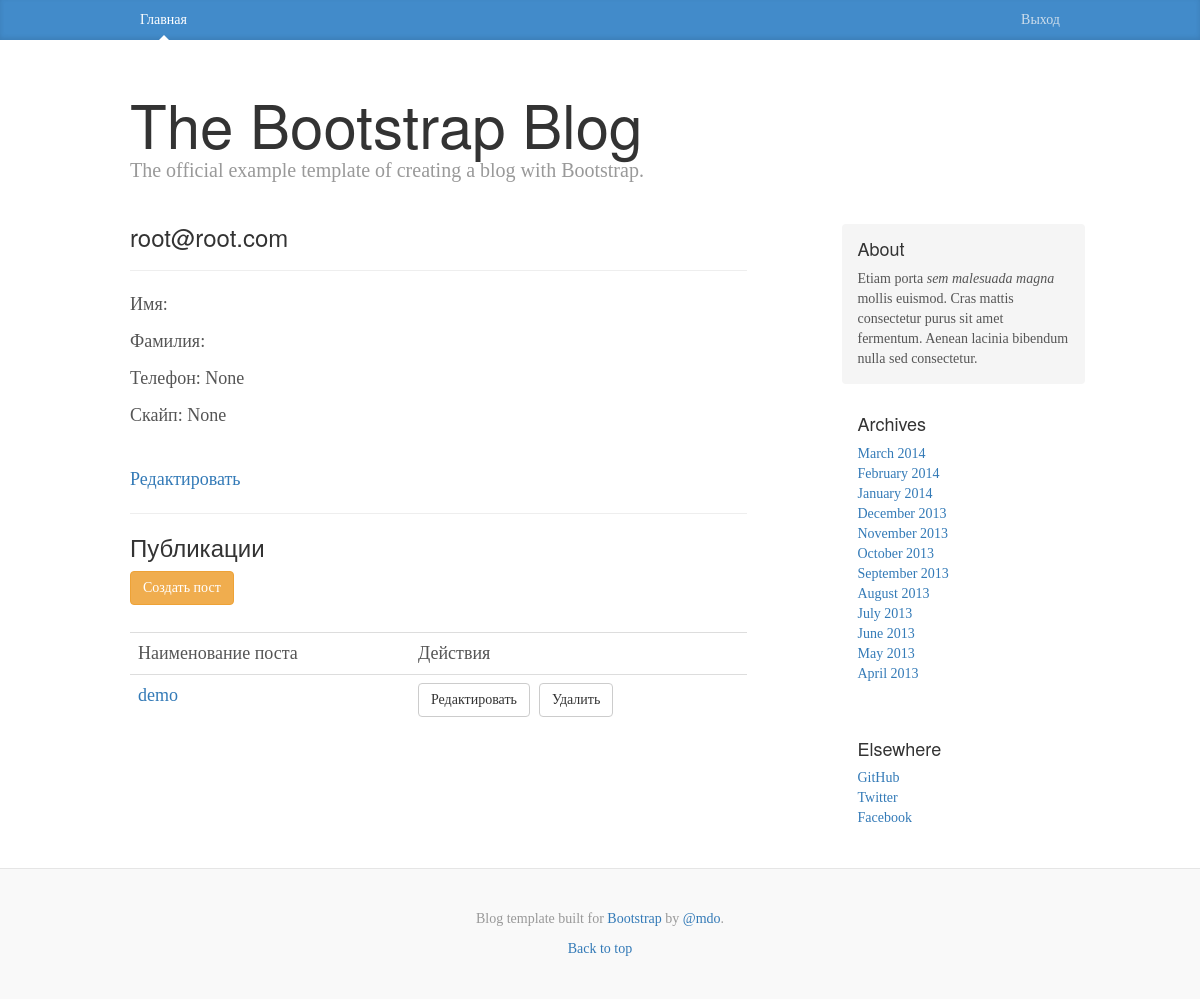
Page /account/ (signed in) on the earlier database version.
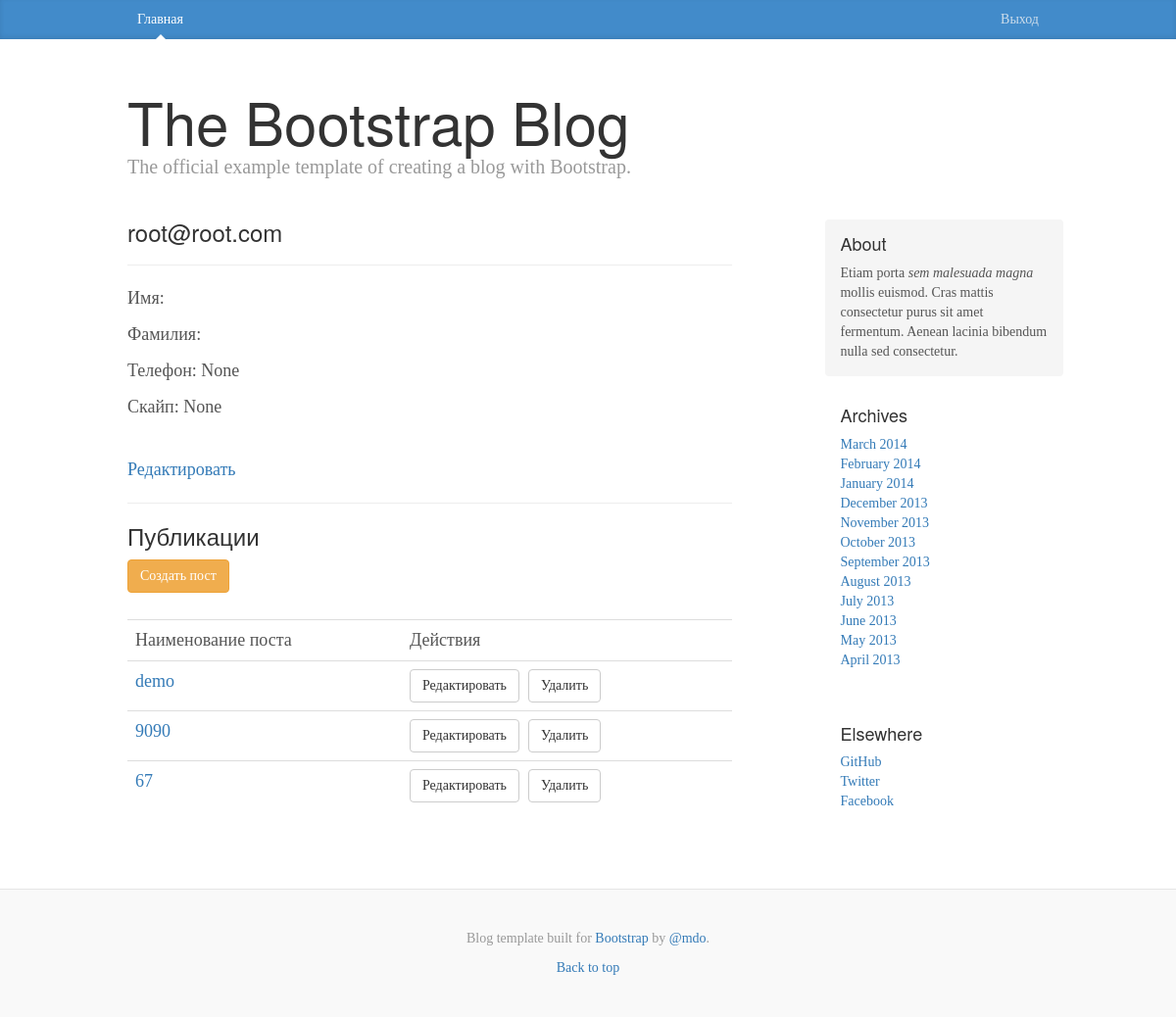
Same page on the later database version.
### website/models.py (models this page shows, shortened)
class CustomUser(AbstractBaseUser, PermissionsMixin):
    email = models.EmailField(_('email address'), max_length=1000, unique=True)
    first_name = models.CharField(_('first name'), max_length=30, blank=True)
    last_name = models.CharField(_('last name'), max_length=30, blank=True)
    is_staff = models.BooleanField(_('staff status'), default=False,
        help_text=_('Designates whether the user can log into this admin '
                    'site.'))
    is_active = models.BooleanField(_('active'), default=True,
        help_text=_('Designates whether this user should be treated as '
                    'active. Unselect this instead of deleting accounts.'))
    date_joined = models.DateTimeField(_('date joined'), default=timezone.now)
    avatar = models.ImageField(_('Avatar'),upload_to="avatar",null=True,blank=True)
    phone = models.TextField(_('Phone'),null=True,blank=True,default='')
    skype = models.TextField(_('Skype'),null=True,blank=True,default='')
    objects = CustomUserManager()
    USERNAME_FIELD = 'email'
    REQUIRED_FIELDS = []
    class Meta:
        verbose_name = _('user')
        verbose_name_plural = _('users')

class Post(models.Model):
    owner = models.ForeignKey(settings.AUTH_USER_MODEL)
    slug = models.SlugField(blank=True, unique=True)
    title = models.TextField()
    pub_date = models.DateField(default=timezone.now)
    short_desc = models.TextField()
    description = models.TextField()
    objects = models.Manager()
    custom_objects = CustomManager()

### website/views/views_account.py (the view)
# urls.py: url(r'^account/$', views.account, name='account'),
@login_required(login_url='/')
def account(request):
    posts = Post.objects.filter(owner=request.user)
    return render(request, "website/account.html",{'posts':posts})

### website/templates/website/account.html (shortened to what this page needs)
{% extends 'website/common/layout.html' %}
{% load bootstrap %}
{% block post_content %}
<h3>{{request.user.email}}</h3>
<hr/>
<p>Имя: {{request.user.first_name}}</p>
<p>Фамилия: {{request.user.last_name}}</p>
<p>Телефон: {{request.user.phone}}</p>
<p>Скайп: {{request.user.skype}}</p>
<br>
<a href="{% url 'account_edit' %}">Редактировать</a>
<hr/>
<h3>Публикации</h3>
<a href="{% url 'account_post_create' %}" class='btn btn-warning'>Создать пост</a>
<br/><br/>
  <table class='table'>
    <tr>
      <td>Наименование поста</td>
      <td>Действия</td>
    </tr>
      {% for p in posts %}
      <tr>
        <td><a href="{% url 'post' p.slug %}">{{p.title}}</a></td>
        <td><a href="" class="btn btn-default">Редактировать</a>&nbsp;
        <a href="" class="btn btn-default">Удалить</a></td>
      </tr>
      {% endfor %}
  </table>
{% endblock %}

### website/templates/website/common/layout.html (shortened to what this page needs)
{% extends  'website/common/base.html' %}
{% block content %}
<div class="container">
      <div class="blog-header">
        <h1 class="blog-title">The Bootstrap Blog</h1>
        <p class="lead blog-description">The official example template of creating a blog with Bootstrap.</p>
      </div>
      <div class="row">
        <div class="col-sm-8 blog-main">
          {% block post_content %}{% endblock %}
        </div>
     {% block sidebar %}{% include 'website/common/sidebar.html' %}{% endblock %}
      </div>
    </div>
{% endblock %}

### website/templates/website/common/base.html (shortened to what this page needs)
{% load staticfiles %}
<!DOCTYPE html>
<html lang="en" {% block html_attr%}{% endblock %}>
  <head>
    <link href="{% static 'css/bootstrap.min.css' %}" rel="stylesheet">
    <link href="{% static 'css/ie10.css' %}" rel="stylesheet">
    <link href="{% static 'css/blog.css' %}" rel="stylesheet">
  </head>
  <body {% block body_attr %}{% endblock %}>
    {% block menu %}{% include 'website/common/menu.html' %}{% endblock %}
    {% block content %}{% endblock %}
    <footer class="blog-footer">
      <p>Blog template built for <a href="http://getbootstrap.com">Bootstrap</a> by <a href="https://twitter.com/mdo">@mdo</a>.</p>
      <p>
        <a href="#">Back to top</a>
      </p>
    </footer>
  </body>
</html>

### website/templates/website/common/menu.html
<div class="blog-masthead">
      <div class="container">
        <nav class="blog-nav">
          <a class="blog-nav-item active" href="{% url 'home' %}">Главная</a>
          <div class="pull-right">
{% if user.is_authenticated %}
          <a class="blog-nav-item" href="{% url 'logout' %}">Выход</a>
{% else %}
          <a class="blog-nav-item" href="{% url 'auth_login' %}">Вход</a>
          <a class="blog-nav-item" href="{% url 'registration' %}">Регистрация</a>
{% endif %}
</div>
        </nav>
      </div>
    </div>

### website/templates/website/common/sidebar.html
   <div class="col-sm-3 col-sm-offset-1 blog-sidebar">
          <div class="sidebar-module sidebar-module-inset">
            <h4>About</h4>
            <p>Etiam porta <em>sem malesuada magna</em> mollis euismod. Cras mattis consectetur purus sit amet fermentum. Aenean lacinia bibendum nulla sed consectetur.</p>
          </div>
          <div class="sidebar-module">
            <h4>Archives</h4>
            <ol class="list-unstyled">
              <li><a href="#">March 2014</a></li>
              <li><a href="#">February 2014</a></li>
              <li><a href="#">January 2014</a></li>
              <li><a href="#">December 2013</a></li>
              <li><a href="#">November 2013</a></li>
              <li><a href="#">October 2013</a></li>
              <li><a href="#">September 2013</a></li>
              <li><a href="#">August 2013</a></li>
              <li><a href="#">July 2013</a></li>
              <li><a href="#">June 2013</a></li>
              <li><a href="#">May 2013</a></li>
              <li><a href="#">April 2013</a></li>
            </ol>
          </div>
          <div class="sidebar-module">
            <h4>Elsewhere</h4>
            <ol class="list-unstyled">
              <li><a href="#">GitHub</a></li>
              <li><a href="#">Twitter</a></li>
              <li><a href="#">Facebook</a></li>
            </ol>
          </div>
        </div>

### website/static/css/blog.css (style rules this page uses)
body { font-family: Georgia, "Times New Roman", Times, serif; color: #555; }
h1, .h1, h2, .h2, h3, .h3, h4, .h4, h5, .h5, h6, .h6 { margin-top: 0; font-family: "Helvetica Neue", Helvetica, Arial, sans-serif; font-weight: normal; color: #333; }
@media (min-width: 1200px) { .container { width: 970px; } }
.blog-masthead { background-color: #428bca; -webkit-box-shadow: inset 0 -2px 5px rgba(0,0,0,.1); box-shadow: inset 0 -2px 5px rgba(0,0,0,.1); }
.blog-nav-item { position: relative; display: inline-block; padding: 10px; font-weight: 500; color: #cdddeb; }
.blog-nav .active { color: #fff; }
.blog-nav .active:after { position: absolute; bottom: 0; left: 50%; width: 0; height: 0; margin-left: -5px; vertical-align: middle; content: " "; border-right: 5px solid transparent; border-bottom: 5px solid; border-left: 5px solid transparent; }
.blog-header { padding-top: 20px; padding-bottom: 20px; }
.blog-title { margin-top: 30px; margin-bottom: 0; font-size: 60px; font-weight: normal; }
.blog-description { font-size: 20px; color: #999; }
.blog-main { font-size: 18px; line-height: 1.5; }
.sidebar-module { padding: 15px; margin: 0 -15px 15px; }
.sidebar-module-inset { padding: 15px; background-color: #f5f5f5; border-radius: 4px; }
.sidebar-module-inset p:last-child, .sidebar-module-inset ul:last-child, .sidebar-module-inset ol:last-child { margin-bottom: 0; }
.blog-footer { padding: 40px 0; color: #999; text-align: center; background-color: #f9f9f9; border-top: 1px solid #e5e5e5; }
.blog-footer p:last-child { margin-bottom: 0; }

Differences in the rows shown:
added Post: title "9090"
added Post: title "67"
